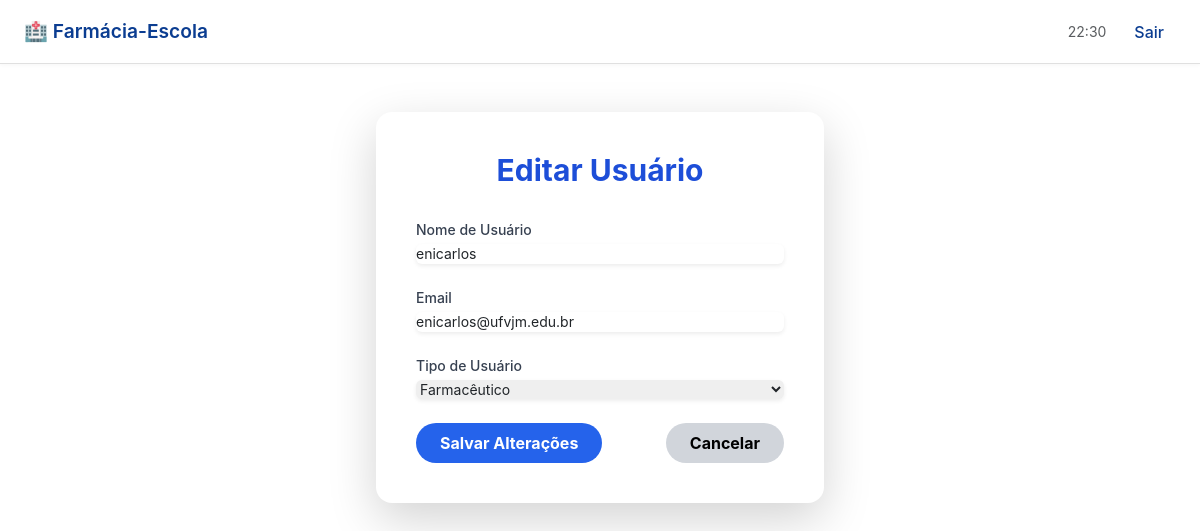
The app's page /conta/usuarios/1/editar/ (signed in) with its own data.
### login/models.py (models this page shows, shortened)
class CustomUser(AbstractUser):
    TIPO_USUARIO_CHOICES = [
        ('farmaceutico', 'Farmacêutico'),
        ('aluno', 'Aluno'),
        ('convidado', 'Convidado'),
    ]
    tipo_usuario = models.CharField(
        max_length=20,
        choices=TIPO_USUARIO_CHOICES,
        default='farmaceutico',
    )

### login/views.py (the view, shortened to what this page needs)
# urls.py: path('usuarios/<int:usuario_id>/editar/', editar_usuario, name='editar_usuario'),
@login_required
def editar_usuario(request, usuario_id):
    if request.user.tipo_usuario != 'farmaceutico':
        return HttpResponseForbidden('Acesso negado.')
    usuario = get_object_or_404(CustomUser, id=usuario_id)
    return render(request, 'usuarios/editar_usuario.html', {'usuario': usuario})

### login/templates/usuarios/editar_usuario.html (shortened to what this page needs)
{% extends 'menu.html' %}
{% block content %}
<div class="container mx-auto py-12">
    <div class="bg-white p-10 rounded-2xl shadow-lg w-full max-w-md mx-auto">
        <h1 class="text-3xl font-bold text-blue-700 mb-8 text-center">Editar Usuário</h1>
        <form method="post" class="space-y-6">
            <div>
                <label for="username" class="block text-sm font-medium text-gray-700">Nome de Usuário</label>
                <input type="text" id="username" name="username" value="{{ usuario.username }}"
                    class="mt-1 block w-full rounded-md border-gray-300 shadow-sm focus:border-blue-500 focus:ring-blue-500 sm:text-sm"
                    required>
            </div>
            <div>
                <label for="email" class="block text-sm font-medium text-gray-700">Email</label>
                <input type="email" id="email" name="email" value="{{ usuario.email }}"
                    class="mt-1 block w-full rounded-md border-gray-300 shadow-sm focus:border-blue-500 focus:ring-blue-500 sm:text-sm"
                    required>
            </div>
            <div>
                <label for="tipo_usuario" class="block text-sm font-medium text-gray-700">Tipo de Usuário</label>
                <select id="tipo_usuario" name="tipo_usuario"
                    class="mt-1 block w-full rounded-md border-gray-300 shadow-sm focus:border-blue-500 focus:ring-blue-500 sm:text-sm"
                    required>
                    <option value="farmaceutico" {% if usuario.tipo_usuario == 'farmaceutico' %}selected{% endif %}>Farmacêutico</option>
                </select>
            </div>
            <div class="flex justify-between mt-8">
                <button type="submit"
                    class="bg-blue-600 hover:bg-blue-700 text-white font-bold py-2 px-6 rounded-full transition">
                    Salvar Alterações
                </button>
                <a href="{% url 'listar_usuarios' %}"
                    class="bg-gray-300 hover:bg-gray-400 text-black font-bold py-2 px-6 rounded-full transition">
                    Cancelar
                </a>
            </div>
        </form>
    </div>
</div>
{% endblock %}

### tela_inicial/templates/menu.html (style rules this page uses)
body { padding-top: 64px; font-family: 'Inter', sans-serif; }

### records on screen
CustomUser: username "enicarlos", email "enicarlos@ufvjm.edu.br", tipo_usuario "Farmacêutico"
